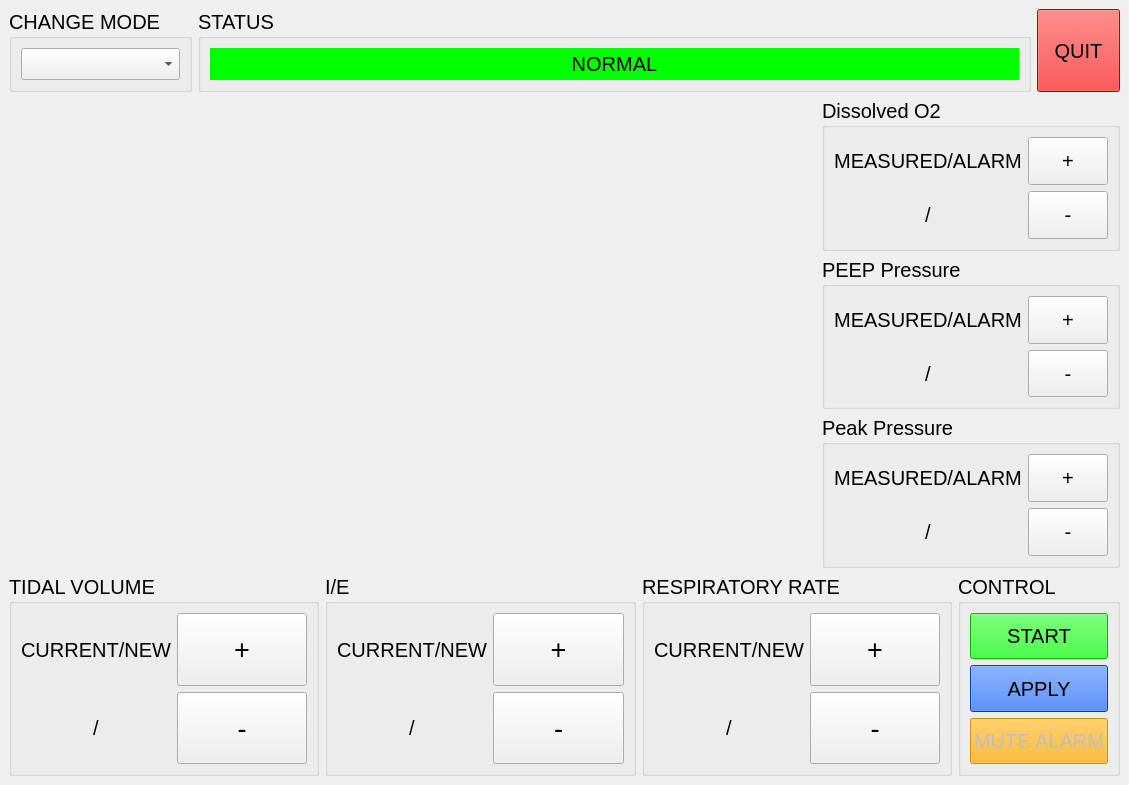
<?xml version="1.0" encoding="UTF-8"?>
<ui version="4.0">
 <class>MainWindow</class>
 <widget class="QMainWindow" name="MainWindow">
  <property name="geometry">
   <rect>
    <x>0</x>
    <y>0</y>
    <width>1129</width>
    <height>785</height>
   </rect>
  </property>
  <property name="windowTitle">
   <string>MainWindow</string>
  </property>
  <widget class="QWidget" name="centralwidget">
   <layout class="QVBoxLayout" name="verticalLayout" stretch="1,7,3">
    <item>
     <layout class="QHBoxLayout" name="horizontalLayout_3" stretch="0,10,1">
      <item>
       <widget class="QGroupBox" name="groupBox_9">
        <property name="font">
         <font>
          <pointsize>15</pointsize>
         </font>
        </property>
        <property name="title">
         <string>CHANGE MODE</string>
        </property>
        <layout class="QHBoxLayout" name="horizontalLayout_10">
         <item>
          <widget class="QComboBox" name="comboBoxModeSelect"/>
         </item>
        </layout>
       </widget>
      </item>
      <item>
       <widget class="QGroupBox" name="groupBox_8">
        <property name="font">
         <font>
          <pointsize>15</pointsize>
         </font>
        </property>
        <property name="title">
         <string>STATUS</string>
        </property>
        <layout class="QVBoxLayout" name="verticalLayout_11">
         <item>
          <widget class="QLabel" name="labelStatus">
           <property name="sizePolicy">
            <sizepolicy hsizetype="Expanding" vsizetype="Expanding">
             <horstretch>0</horstretch>
             <verstretch>0</verstretch>
            </sizepolicy>
           </property>
           <property name="font">
            <font>
             <pointsize>15</pointsize>
            </font>
           </property>
           <property name="styleSheet">
            <string notr="true">background-color: rgb(0, 255, 0);</string>
           </property>
           <property name="text">
            <string>NORMAL</string>
           </property>
           <property name="alignment">
            <set>Qt::AlignCenter</set>
           </property>
          </widget>
         </item>
        </layout>
       </widget>
      </item>
      <item>
       <widget class="QPushButton" name="pushButtonQuit">
        <property name="sizePolicy">
         <sizepolicy hsizetype="Minimum" vsizetype="Expanding">
          <horstretch>0</horstretch>
          <verstretch>0</verstretch>
         </sizepolicy>
        </property>
        <property name="font">
         <font>
          <pointsize>15</pointsize>
         </font>
        </property>
        <property name="styleSheet">
         <string notr="true">background-color: rgb(255, 0, 0);</string>
        </property>
        <property name="text">
         <string>QUIT</string>
        </property>
       </widget>
      </item>
     </layout>
    </item>
    <item>
     <layout class="QHBoxLayout" name="horizontalLayout_12" stretch="3,1">
      <item>
       <layout class="QVBoxLayout" name="verticalLayoutGraph"/>
      </item>
      <item>
       <layout class="QVBoxLayout" name="verticalLayout_2">
        <item>
         <widget class="QGroupBox" name="groupBox">
          <property name="font">
           <font>
            <pointsize>15</pointsize>
           </font>
          </property>
          <property name="title">
           <string>Dissolved O2</string>
          </property>
          <layout class="QHBoxLayout" name="horizontalLayout_7">
           <item>
            <layout class="QVBoxLayout" name="verticalLayout_12">
             <item>
              <widget class="QLabel" name="label_2">
               <property name="font">
                <font>
                 <pointsize>15</pointsize>
                </font>
               </property>
               <property name="text">
                <string>MEASURED/ALARM</string>
               </property>
               <property name="alignment">
                <set>Qt::AlignCenter</set>
               </property>
              </widget>
             </item>
             <item>
              <widget class="QLabel" name="label_DO2">
               <property name="text">
                <string>&lt;VAL&gt;/&lt;VAL&gt;</string>
               </property>
               <property name="alignment">
                <set>Qt::AlignCenter</set>
               </property>
              </widget>
             </item>
            </layout>
           </item>
           <item>
            <layout class="QVBoxLayout" name="verticalLayout_15">
             <item>
              <widget class="QPushButton" name="pushButton_DO2_Up">
               <property name="sizePolicy">
                <sizepolicy hsizetype="Minimum" vsizetype="Expanding">
                 <horstretch>0</horstretch>
                 <verstretch>0</verstretch>
                </sizepolicy>
               </property>
               <property name="text">
                <string>+</string>
               </property>
              </widget>
             </item>
             <item>
              <widget class="QPushButton" name="pushButton_DO2_Down">
               <property name="sizePolicy">
                <sizepolicy hsizetype="Minimum" vsizetype="Expanding">
                 <horstretch>0</horstretch>
                 <verstretch>0</verstretch>
                </sizepolicy>
               </property>
               <property name="text">
                <string>-</string>
               </property>
              </widget>
             </item>
            </layout>
           </item>
          </layout>
         </widget>
        </item>
        <item>
         <widget class="QGroupBox" name="groupBox_2">
          <property name="font">
           <font>
            <pointsize>15</pointsize>
           </font>
          </property>
          <property name="title">
           <string>PEEP Pressure</string>
          </property>
          <layout class="QHBoxLayout" name="horizontalLayout_8">
           <item>
            <layout class="QVBoxLayout" name="verticalLayout_13">
             <item>
              <widget class="QLabel" name="label_3">
               <property name="font">
                <font>
                 <pointsize>15</pointsize>
                </font>
               </property>
               <property name="text">
                <string>MEASURED/ALARM</string>
               </property>
               <property name="alignment">
                <set>Qt::AlignCenter</set>
               </property>
              </widget>
             </item>
             <item>
              <widget class="QLabel" name="label_PEEP">
               <property name="text">
                <string>&lt;VAL&gt;/&lt;VAL&gt;</string>
               </property>
               <property name="alignment">
                <set>Qt::AlignCenter</set>
               </property>
              </widget>
             </item>
            </layout>
           </item>
           <item>
            <layout class="QVBoxLayout" name="verticalLayout_16">
             <item>
              <widget class="QPushButton" name="pushButton_PEEP_Up">
               <property name="sizePolicy">
                <sizepolicy hsizetype="Minimum" vsizetype="Expanding">
                 <horstretch>0</horstretch>
                 <verstretch>0</verstretch>
                </sizepolicy>
               </property>
               <property name="text">
                <string>+</string>
               </property>
              </widget>
             </item>
             <item>
              <widget class="QPushButton" name="pushButton_PEEP_Down">
               <property name="sizePolicy">
                <sizepolicy hsizetype="Minimum" vsizetype="Expanding">
                 <horstretch>0</horstretch>
                 <verstretch>0</verstretch>
                </sizepolicy>
               </property>
               <property name="text">
                <string>-</string>
               </property>
              </widget>
             </item>
            </layout>
           </item>
          </layout>
         </widget>
        </item>
        <item>
         <widget class="QGroupBox" name="groupBox_3">
          <property name="font">
           <font>
            <pointsize>15</pointsize>
           </font>
          </property>
          <property name="title">
           <string>Peak Pressure</string>
          </property>
          <layout class="QHBoxLayout" name="horizontalLayout_9">
           <item>
            <layout class="QVBoxLayout" name="verticalLayout_14">
             <item>
              <widget class="QLabel" name="label_4">
               <property name="font">
                <font>
                 <pointsize>15</pointsize>
                </font>
               </property>
               <property name="text">
                <string>MEASURED/ALARM</string>
               </property>
               <property name="alignment">
                <set>Qt::AlignCenter</set>
               </property>
              </widget>
             </item>
             <item>
              <widget class="QLabel" name="label_PP">
               <property name="text">
                <string>&lt;VAL&gt;/&lt;VAL&gt;</string>
               </property>
               <property name="alignment">
                <set>Qt::AlignCenter</set>
               </property>
              </widget>
             </item>
            </layout>
           </item>
           <item>
            <layout class="QVBoxLayout" name="verticalLayout_17">
             <item>
              <widget class="QPushButton" name="pushButton_PP_Up">
               <property name="sizePolicy">
                <sizepolicy hsizetype="Minimum" vsizetype="Expanding">
                 <horstretch>0</horstretch>
                 <verstretch>0</verstretch>
                </sizepolicy>
               </property>
               <property name="text">
                <string>+</string>
               </property>
              </widget>
             </item>
             <item>
              <widget class="QPushButton" name="pushButton_PP_Down">
               <property name="sizePolicy">
                <sizepolicy hsizetype="Minimum" vsizetype="Expanding">
                 <horstretch>0</horstretch>
                 <verstretch>0</verstretch>
                </sizepolicy>
               </property>
               <property name="text">
                <string>-</string>
               </property>
              </widget>
             </item>
            </layout>
           </item>
          </layout>
         </widget>
        </item>
       </layout>
      </item>
     </layout>
    </item>
    <item>
     <layout class="QHBoxLayout" name="horizontalLayout_2" stretch="2,2,2,1">
      <item>
       <widget class="QGroupBox" name="groupBox_6">
        <property name="font">
         <font>
          <pointsize>15</pointsize>
         </font>
        </property>
        <property name="title">
         <string>TIDAL VOLUME</string>
        </property>
        <layout class="QHBoxLayout" name="horizontalLayout_4">
         <item>
          <layout class="QVBoxLayout" name="verticalLayout_5">
           <item>
            <widget class="QLabel" name="label_6">
             <property name="text">
              <string>CURRENT/NEW</string>
             </property>
             <property name="alignment">
              <set>Qt::AlignCenter</set>
             </property>
            </widget>
           </item>
           <item>
            <widget class="QLabel" name="label_TV">
             <property name="text">
              <string>&lt;VAL&gt;/&lt;VAL&gt;</string>
             </property>
             <property name="alignment">
              <set>Qt::AlignCenter</set>
             </property>
            </widget>
           </item>
          </layout>
         </item>
         <item>
          <layout class="QVBoxLayout" name="verticalLayout_4">
           <item>
            <widget class="QPushButton" name="pushButton_TV_Up">
             <property name="sizePolicy">
              <sizepolicy hsizetype="Minimum" vsizetype="Expanding">
               <horstretch>0</horstretch>
               <verstretch>0</verstretch>
              </sizepolicy>
             </property>
             <property name="font">
              <font>
               <pointsize>20</pointsize>
              </font>
             </property>
             <property name="text">
              <string>+</string>
             </property>
            </widget>
           </item>
           <item>
            <widget class="QPushButton" name="pushButton_TV_Down">
             <property name="sizePolicy">
              <sizepolicy hsizetype="Minimum" vsizetype="Expanding">
               <horstretch>0</horstretch>
               <verstretch>0</verstretch>
              </sizepolicy>
             </property>
             <property name="font">
              <font>
               <pointsize>20</pointsize>
              </font>
             </property>
             <property name="text">
              <string>-</string>
             </property>
            </widget>
           </item>
          </layout>
         </item>
        </layout>
       </widget>
      </item>
      <item>
       <widget class="QGroupBox" name="groupBox_5">
        <property name="font">
         <font>
          <pointsize>15</pointsize>
         </font>
        </property>
        <property name="title">
         <string>I/E</string>
        </property>
        <layout class="QHBoxLayout" name="horizontalLayout_5">
         <item>
          <layout class="QVBoxLayout" name="verticalLayout_7">
           <item>
            <widget class="QLabel" name="label_8">
             <property name="text">
              <string>CURRENT/NEW</string>
             </property>
             <property name="alignment">
              <set>Qt::AlignCenter</set>
             </property>
            </widget>
           </item>
           <item>
            <widget class="QLabel" name="label_IE">
             <property name="text">
              <string>&lt;VAL&gt;/&lt;VAL&gt;</string>
             </property>
             <property name="alignment">
              <set>Qt::AlignCenter</set>
             </property>
            </widget>
           </item>
          </layout>
         </item>
         <item>
          <layout class="QVBoxLayout" name="verticalLayout_6">
           <item>
            <widget class="QPushButton" name="pushButton_IE_Up">
             <property name="sizePolicy">
              <sizepolicy hsizetype="Minimum" vsizetype="Expanding">
               <horstretch>0</horstretch>
               <verstretch>0</verstretch>
              </sizepolicy>
             </property>
             <property name="font">
              <font>
               <pointsize>20</pointsize>
              </font>
             </property>
             <property name="text">
              <string>+</string>
             </property>
            </widget>
           </item>
           <item>
            <widget class="QPushButton" name="pushButton_IE_Down">
             <property name="sizePolicy">
              <sizepolicy hsizetype="Minimum" vsizetype="Expanding">
               <horstretch>0</horstretch>
               <verstretch>0</verstretch>
              </sizepolicy>
             </property>
             <property name="font">
              <font>
               <pointsize>20</pointsize>
              </font>
             </property>
             <property name="text">
              <string>-</string>
             </property>
            </widget>
           </item>
          </layout>
         </item>
        </layout>
       </widget>
      </item>
      <item>
       <widget class="QGroupBox" name="groupBox_4">
        <property name="font">
         <font>
          <pointsize>15</pointsize>
         </font>
        </property>
        <property name="title">
         <string>RESPIRATORY RATE</string>
        </property>
        <layout class="QHBoxLayout" name="horizontalLayout_6">
         <item>
          <layout class="QVBoxLayout" name="verticalLayout_9">
           <item>
            <widget class="QLabel" name="label_10">
             <property name="text">
              <string>CURRENT/NEW</string>
             </property>
             <property name="alignment">
              <set>Qt::AlignCenter</set>
             </property>
            </widget>
           </item>
           <item>
            <widget class="QLabel" name="label_RR">
             <property name="text">
              <string>&lt;VAL&gt;/&lt;VAL&gt;</string>
             </property>
             <property name="alignment">
              <set>Qt::AlignCenter</set>
             </property>
            </widget>
           </item>
          </layout>
         </item>
         <item>
          <layout class="QVBoxLayout" name="verticalLayout_8">
           <item>
            <widget class="QPushButton" name="pushButton_RR_Up">
             <property name="sizePolicy">
              <sizepolicy hsizetype="Minimum" vsizetype="Expanding">
               <horstretch>0</horstretch>
               <verstretch>0</verstretch>
              </sizepolicy>
             </property>
             <property name="font">
              <font>
               <pointsize>20</pointsize>
              </font>
             </property>
             <property name="text">
              <string>+</string>
             </property>
            </widget>
           </item>
           <item>
            <widget class="QPushButton" name="pushButton_RR_Down">
             <property name="sizePolicy">
              <sizepolicy hsizetype="Minimum" vsizetype="Expanding">
               <horstretch>0</horstretch>
               <verstretch>0</verstretch>
              </sizepolicy>
             </property>
             <property name="font">
              <font>
               <pointsize>20</pointsize>
              </font>
             </property>
             <property name="text">
              <string>-</string>
             </property>
            </widget>
           </item>
          </layout>
         </item>
        </layout>
       </widget>
      </item>
      <item>
       <widget class="QGroupBox" name="groupBox_7">
        <property name="font">
         <font>
          <pointsize>15</pointsize>
         </font>
        </property>
        <property name="title">
         <string>CONTROL</string>
        </property>
        <layout class="QVBoxLayout" name="verticalLayout_10">
         <item>
          <widget class="QPushButton" name="pushButtonStart">
           <property name="sizePolicy">
            <sizepolicy hsizetype="Minimum" vsizetype="Expanding">
             <horstretch>0</horstretch>
             <verstretch>0</verstretch>
            </sizepolicy>
           </property>
           <property name="font">
            <font>
             <pointsize>15</pointsize>
            </font>
           </property>
           <property name="styleSheet">
            <string notr="true">background-color: rgb(0, 255, 0);
</string>
           </property>
           <property name="text">
            <string>START</string>
           </property>
          </widget>
         </item>
         <item>
          <widget class="QPushButton" name="pushButtonApply">
           <property name="sizePolicy">
            <sizepolicy hsizetype="Minimum" vsizetype="Expanding">
             <horstretch>0</horstretch>
             <verstretch>0</verstretch>
            </sizepolicy>
           </property>
           <property name="styleSheet">
            <string notr="true">background-color: rgb(0, 85, 255);</string>
           </property>
           <property name="text">
            <string>APPLY</string>
           </property>
          </widget>
         </item>
         <item>
          <widget class="QPushButton" name="pushButtonMuteAlarm">
           <property name="enabled">
            <bool>false</bool>
           </property>
           <property name="sizePolicy">
            <sizepolicy hsizetype="Minimum" vsizetype="Expanding">
             <horstretch>0</horstretch>
             <verstretch>0</verstretch>
            </sizepolicy>
           </property>
           <property name="styleSheet">
            <string notr="true">background-color: rgb(255, 170, 0);</string>
           </property>
           <property name="text">
            <string>MUTE ALARM</string>
           </property>
          </widget>
         </item>
        </layout>
       </widget>
      </item>
     </layout>
    </item>
   </layout>
  </widget>
 </widget>
 <resources/>
 <connections/>
</ui>
